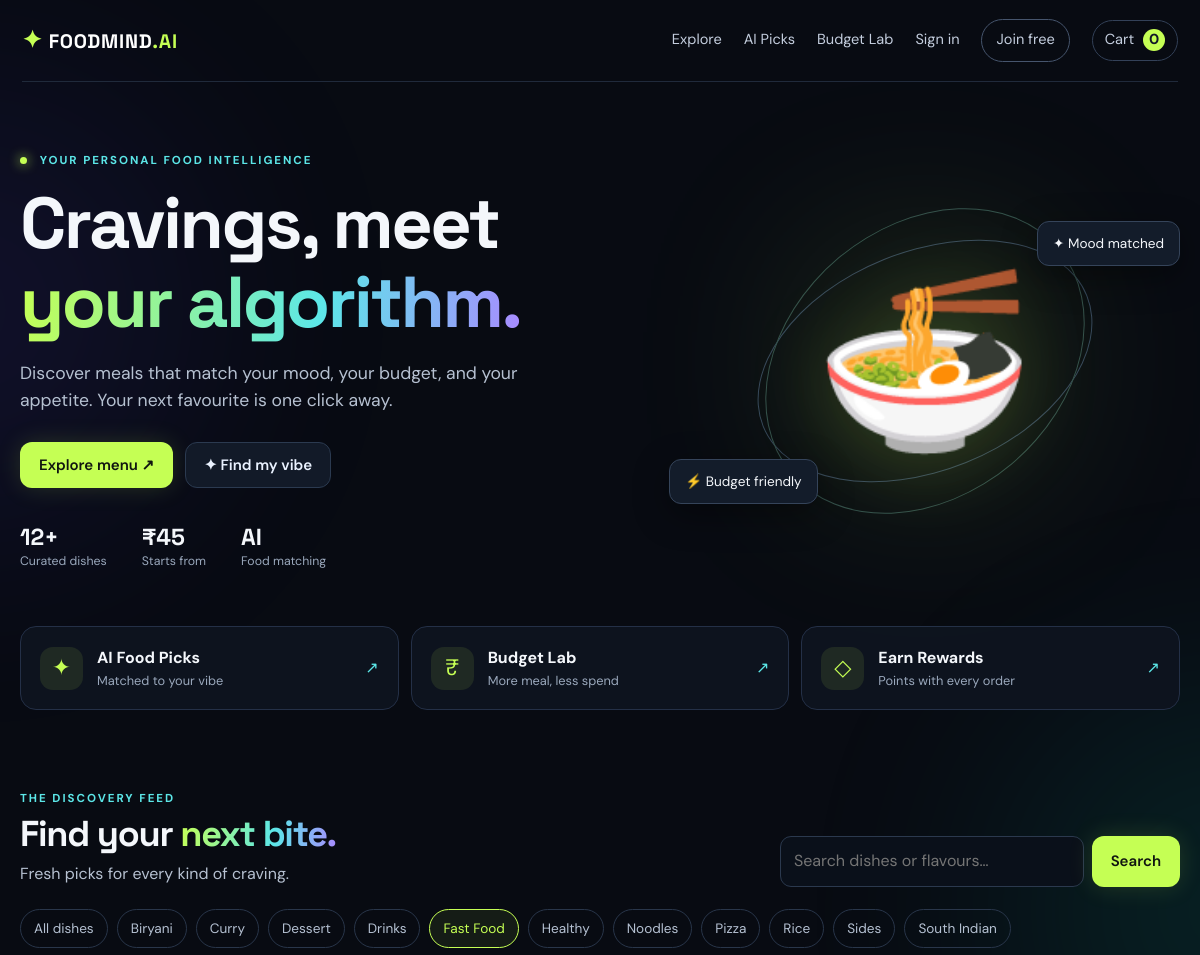
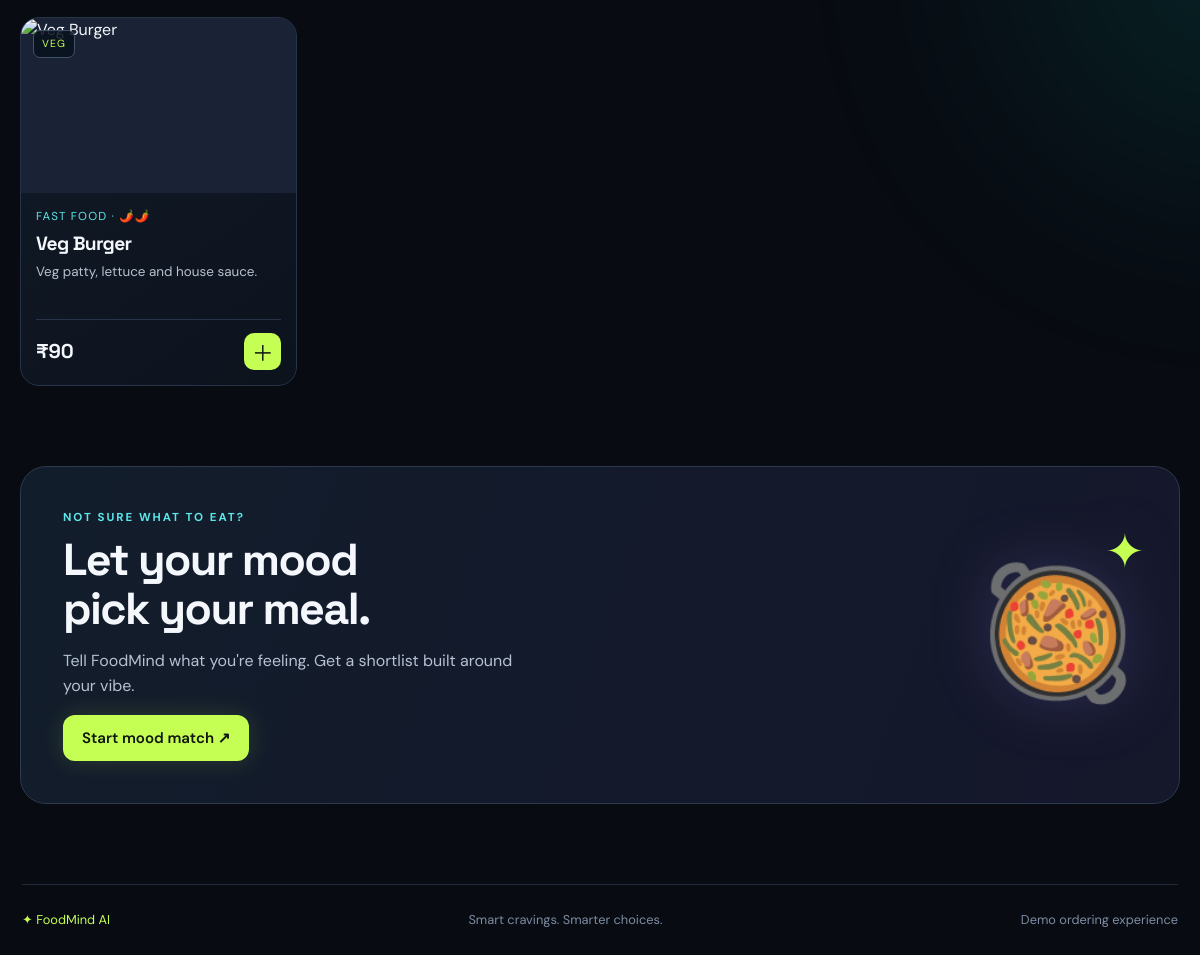
Screenshot of /?category=Fast+Food&q= with the database file from the repository (2 pictures, top to bottom).
### tables this page shows
CREATE TABLE foods (
          id INTEGER PRIMARY KEY AUTOINCREMENT, name TEXT NOT NULL,
          description TEXT NOT NULL DEFAULT '', price REAL NOT NULL CHECK(price>=0),
          category TEXT NOT NULL DEFAULT 'Main Course', image_url TEXT NOT NULL DEFAULT '',
          available INTEGER NOT NULL DEFAULT 1, tags TEXT NOT NULL DEFAULT '',
          is_veg INTEGER NOT NULL DEFAULT 1, spice_level INTEGER NOT NULL DEFAULT 1
        );

### app.py (the view)
@app.route("/")
def index():
    q=request.args.get("q","").strip()
    category=request.args.get("category","").strip()
    with get_db() as db:
        cats=[r["category"] for r in db.execute("SELECT DISTINCT category FROM foods WHERE available=1 ORDER BY category")]
        sql="SELECT * FROM foods WHERE available=1"; args=[]
        if q:
            sql+=" AND (name LIKE ? OR description LIKE ? OR tags LIKE ?)"; args += [f"%{q}%"]*3
        if category:
            sql+=" AND category=?"; args.append(category)
        foods=db.execute(sql+" ORDER BY id DESC",args).fetchall()
        recommended=db.execute("SELECT * FROM foods WHERE available=1 ORDER BY RANDOM() LIMIT 4").fetchall()
    return render_template("index.html",foods=foods,categories=cats,search=q,selected_category=category,recommended=recommended)

### app.py (called while the page is built)
def get_db():
    conn = sqlite3.connect(DB_PATH, timeout=20)
    conn.row_factory = sqlite3.Row
    conn.execute("PRAGMA foreign_keys=ON")
    return conn

@app.context_processor
def globals_for_templates():
    cart = session.get("cart", {})
    return {"cart_count":sum(int(v) for v in cart.values()), "current_user":session.get("user_name")}

### templates/index.html
{% extends "base.html" %}{% block title %}FoodMind AI — Discover your next craving{% endblock %}{% block content %}
<section class="hero"><div class="hero-copy"><div class="eyebrow"><span class="pulse"></span> YOUR PERSONAL FOOD INTELLIGENCE</div><h1>Cravings, meet<br><span class="gradient-text">your algorithm.</span></h1><p>Discover meals that match your mood, your budget, and your appetite. Your next favourite is one click away.</p><div class="hero-actions"><a class="btn primary" href="#menu">Explore menu ↗</a><a class="btn ghost" href="{{ url_for('recommendations') }}">✦ Find my vibe</a></div><div class="hero-metrics"><div><strong>12+</strong><small>Curated dishes</small></div><div><strong>₹45</strong><small>Starts from</small></div><div><strong>AI</strong><small>Food matching</small></div></div></div>
<div class="hero-art"><div class="orbit orbit-one"></div><div class="orbit orbit-two"></div><div class="hero-emoji">🍜</div><div class="float-chip chip-top">✦ Mood matched</div><div class="float-chip chip-bottom">⚡ Budget friendly</div><div class="art-glow"></div></div></section>
<section class="feature-strip"><a href="{{ url_for('recommendations') }}"><span>✦</span><div><b>AI Food Picks</b><small>Matched to your vibe</small></div><i>↗</i></a><a href="{{ url_for('budget') }}"><span>₹</span><div><b>Budget Lab</b><small>More meal, less spend</small></div><i>↗</i></a><a href="{{ url_for('rewards') }}"><span>◇</span><div><b>Earn Rewards</b><small>Points with every order</small></div><i>↗</i></a></section>
<section id="menu" class="section-head"><div><div class="eyebrow">THE DISCOVERY FEED</div><h2>Find your <span class="gradient-text">next bite.</span></h2><p>Fresh picks for every kind of craving.</p></div><form class="search-form" method="get"><input name="q" value="{{ search }}" placeholder="Search dishes or flavours…"><button class="btn primary">Search</button></form></section>
<div class="filters"><a class="{% if not selected_category %}active{% endif %}" href="{{ url_for('index',q=search) }}">All dishes</a>{% for c in categories %}<a class="{% if selected_category==c %}active{% endif %}" href="{{ url_for('index',category=c,q=search) }}">{{ c }}</a>{% endfor %}</div>
<div class="food-grid">{% for f in foods %}<article class="food-card"><div class="food-image">{% if f.image_url %}<img src="{{ f.image_url }}" alt="{{ f.name }}" loading="lazy">{% else %}<div class="placeholder-food">🍽️</div>{% endif %}<span class="food-tag">{{ 'VEG' if f.is_veg else 'NON-VEG' }}</span></div><div class="food-info"><div class="food-category">{{ f.category }} · {{ '🌶️' * f.spice_level }}</div><h3>{{ f.name }}</h3><p>{{ f.description }}</p><div class="food-bottom"><strong>₹{{ '%.0f'|format(f.price) }}</strong><form method="post" action="{{ url_for('add_to_cart',food_id=f.id) }}"><button class="add-btn" aria-label="Add {{ f.name }}">＋</button></form></div></div></article>{% else %}<p>No dishes found. Try another search.</p>{% endfor %}</div>
<section class="recommend-banner"><div><div class="eyebrow">NOT SURE WHAT TO EAT?</div><h2>Let your mood<br>pick your meal.</h2><p>Tell FoodMind what you're feeling. Get a shortlist built around your vibe.</p><a class="btn primary" href="{{ url_for('recommendations') }}">Start mood match ↗</a></div><div class="banner-emoji">🥘<span>✦</span></div></section>
{% endblock %}

### rows the page displays
foods: category "Biryani"
foods: category "Curry"
foods: category "Dessert"
foods: category "Drinks"
foods: category "Healthy"
foods: category "Noodles"
foods: category "Pizza"
foods: category "Rice"
foods: category "Sides"
foods: is_veg "VEG", category "FAST FOOD", spice_level "🌶️🌶️", name "Veg Burger", description "Veg patty, lettuce and house sauce.", price "90"

### other values shown
{{ cart_count }} "0"
{{ c }} "Fast Food" "South Indian"
